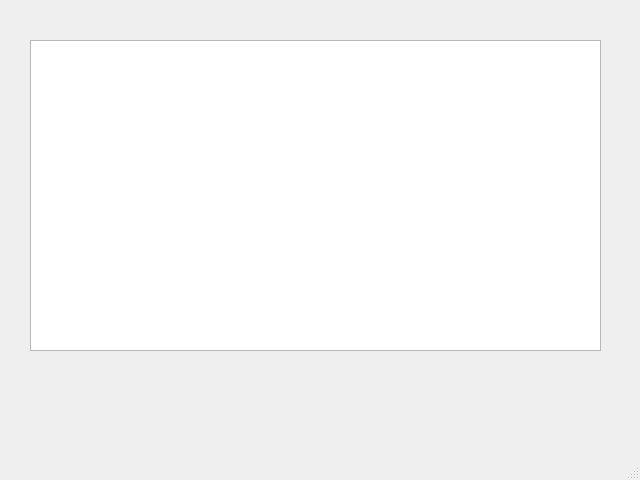
<?xml version="1.0" encoding="UTF-8"?>
<ui version="4.0">
 <class>MainWindow</class>
 <widget class="QMainWindow" name="MainWindow">
  <property name="geometry">
   <rect>
    <x>0</x>
    <y>0</y>
    <width>640</width>
    <height>480</height>
   </rect>
  </property>
  <property name="windowTitle">
   <string>MainWindow</string>
  </property>
  <widget class="QWidget" name="centralwidget">
   <widget class="QTableWidget" name="tableWidget">
    <property name="geometry">
     <rect>
      <x>30</x>
      <y>40</y>
      <width>571</width>
      <height>311</height>
     </rect>
    </property>
   </widget>
  </widget>
  <widget class="QMenuBar" name="menubar">
   <property name="geometry">
    <rect>
     <x>0</x>
     <y>0</y>
     <width>640</width>
     <height>22</height>
    </rect>
   </property>
  </widget>
  <widget class="QStatusBar" name="statusbar"/>
 </widget>
 <resources/>
 <connections/>
</ui>
